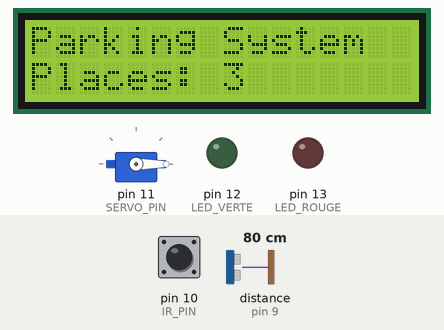
Bench run of a sketch on a simulated Arduino Uno, built with avr-gcc and run on an emulated ATmega328P. On the bench: servo, 16×2 character LCD, output pins drawn as LEDs (lit = HIGH). Wiring (inferred from the names in the program): ultrasonic range finder: trigger pin 8; echo pin 9. The test bench sets the inputs (shaded band); at power-on: distance to the obstacle (sensor on pin 9) 80 cm, pin 10 (IR_PIN) HIGH. The echo pulse lasts 58.3 µs per cm; pins used as bus, display or sensor lines are not drawn; what the sketch prints to the serial monitor is not drawn.

Above: at 1.2 s.
1.3 s: distance to the obstacle (sensor on pin 9) set to 12 cm
2.8 s: distance to the obstacle (sensor on pin 9) set to 9 cm
At 3.9 s:
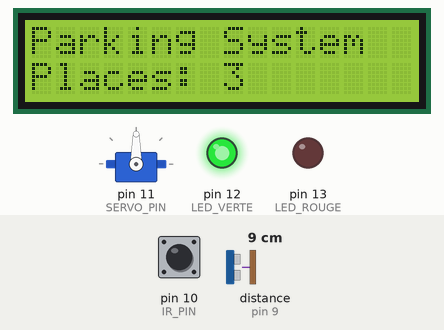
4.3 s: pin 10 (IR_PIN) pulsed LOW 2 times (0.12 s each, 0.3 s apart)
At 5.3 s:
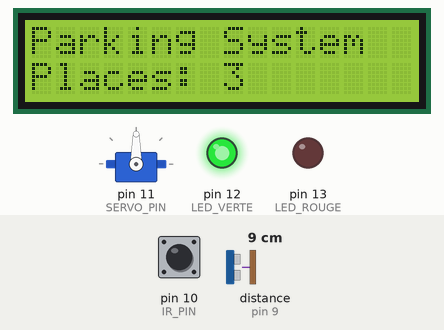
7.9 s: pin 10 (IR_PIN) driven LOW
At 9.0 s:
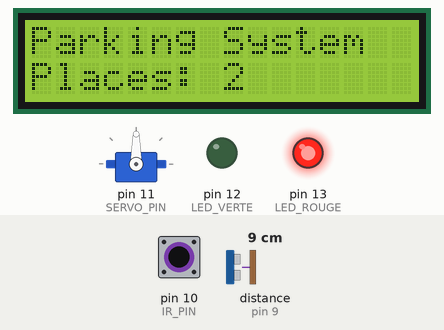
Timing chart, 0 to 11.9 s (numbered marks = the images above; inputs shaded):
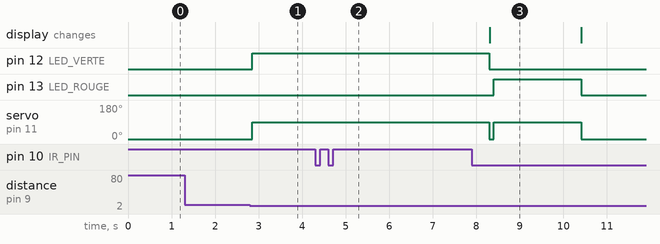

The sketch:

parkEntry.ino
```cpp
#include <LiquidCrystal.h>
#include <Servo.h>

// === CONFIGURATION ===
#define TRIG_PIN 8
#define ECHO_PIN 9
#define IR_PIN 10
#define SERVO_PIN 11
#define LED_VERTE 12
#define LED_ROUGE 13

#define DISTANCE_DETECTION 10       // cm
#define PLACES_MAX 3
#define TEMPS_ATTENTE_PASSAGE 5000  // 3 secondes

// LiquidCrystal(rs, en, d4, d5, d6, d7)
LiquidCrystal lcd(7, 6, 5, 4, 3, 2);
Servo barriere;

// Variables globales
int places_disponibles = PLACES_MAX;
bool entree_detectee = false;
bool sortie_detectee = false;
bool passageEnCours = false;  // pour ne lire l'IR qu'une seule fois

// === FONCTIONS ===
long mesureDistance() {
  digitalWrite(TRIG_PIN, LOW);
  delayMicroseconds(2);
  digitalWrite(TRIG_PIN, HIGH);
  delayMicroseconds(10);
  digitalWrite(TRIG_PIN, LOW);
  long duree = pulseIn(ECHO_PIN, HIGH);
  long distance = duree * 0.034 / 2;
  return distance;
}

void ouvrirBarriere() {
  barriere.write(90);
}

void fermerBarriere() {
  barriere.write(0);
}

void afficherLCD() {
  lcd.clear();
  lcd.setCursor(0, 0);
  lcd.print("Parking System");
  lcd.setCursor(0, 1);
  lcd.print("Places: ");
  lcd.print(places_disponibles);
}

// === SETUP ===
void setup() {
  Serial.begin(9600);

  pinMode(TRIG_PIN, OUTPUT);
  pinMode(ECHO_PIN, INPUT);
  pinMode(IR_PIN, INPUT);
  pinMode(LED_VERTE, OUTPUT);
  pinMode(LED_ROUGE, OUTPUT);

  barriere.attach(SERVO_PIN);
  fermerBarriere();

  lcd.begin(16, 2);
  afficherLCD();
}

// === LOOP PRINCIPALE ===
void loop() {
  long distance = mesureDistance();
  int irState = digitalRead(IR_PIN);

  // --- DÉTECTION D’ENTRÉE ---
  if (distance < DISTANCE_DETECTION && !entree_detectee) {
    entree_detectee = true;

    if (places_disponibles > 0) {
      Serial.println("Vehicule detecte a l'entree");
      ouvrirBarriere();
      digitalWrite(LED_VERTE, HIGH);

      passageEnCours = true;  // lecture IR autorisée
      unsigned long t0 = millis();
      bool passageConfirme = false;

      // Lecture IR une seule fois pendant TEMPS_ATTENTE_PASSAGE
      while (millis() - t0 < TEMPS_ATTENTE_PASSAGE) {
        if (passageEnCours && digitalRead(IR_PIN) == LOW) {
          delay(2000);
          passageConfirme = true;
          passageEnCours = false; // bloque nouvelles lectures IR
          break;
        }
      }

      if (passageConfirme) {
        delay(2000);
        places_disponibles--;
        Serial.println("Passage confirme, mise a jour du compteur");
      } else {
        Serial.println("Aucun passage detecte -> annulation");
      }

      fermerBarriere();
      digitalWrite(LED_VERTE, LOW);
      afficherLCD();
    } else {
      lcd.clear();
      lcd.setCursor(0, 0);
      lcd.print("Parking complet!");
      delay(500);
      afficherLCD();
    }
  }
  if (distance >= DISTANCE_DETECTION) {
    entree_detectee = false;
    passageEnCours = false;  // reset pour le prochain véhicule
  }

  // --- DÉTECTION DE SORTIE ---
  if (irState == LOW && !sortie_detectee) {
    sortie_detectee = true;
    digitalWrite(LED_ROUGE, HIGH);

    if (places_disponibles < PLACES_MAX) {
      places_disponibles++;
      ouvrirBarriere();
      delay(2000);
      fermerBarriere();
      afficherLCD();
    }

    digitalWrite(LED_ROUGE, LOW);
  }
  if (irState == HIGH) sortie_detectee = false;

  delay(100);
}
```

Measured:
- the behaviour switches between 11 and 10 cm on distance to the obstacle (sensor on pin 9) (found by bisection; images 0 and 1)
- after the input at 1.3 s, every drawn part: stays the same
- after the input at 2.8 s, pin 12 (LED_VERTE): LOW → HIGH after 0.05 s; servo on pin 11 (SERVO_PIN): 0° → 90° after 0.05 s
- after the input at 4.3 s, pin 12 (LED_VERTE): stays HIGH (without the input it goes to LOW after 3.5 s); servo on pin 11 (SERVO_PIN): stays 90° (without the input it goes to 0° after 3.5 s)
- after the input at 7.9 s, pin 13 (LED_ROUGE): LOW → HIGH after 0.51 s, → LOW 2.0 s later
